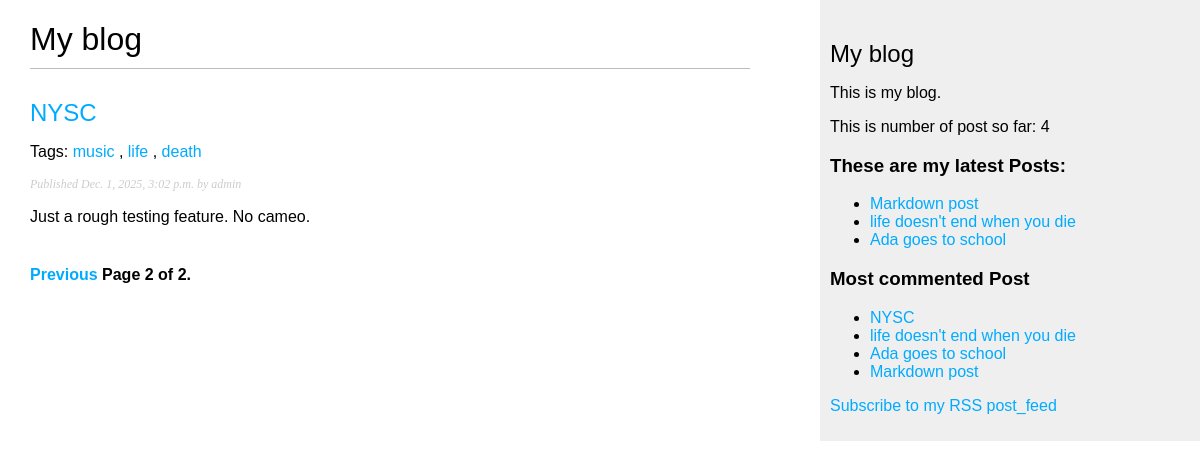
Screenshot of /blog/?page=2 with the database file from the repository.
### blog/models.py (models this page shows, shortened)
class Post(models.Model):
    class Status(models.TextChoices):
        DRAFT = 'DF', 'Draft'
        PUBLISHED = 'PB', 'Published'
    title = models.CharField(max_length=250)
    slug = models.SlugField(
        max_length=250,
        unique_for_date="publish")
    author = models.ForeignKey(
        settings.AUTH_USER_MODEL, #if any author is deleted all his post will be deleted
        on_delete = models.CASCADE,
        related_name = 'blog_posts')
    body = models.TextField()
    publish = models.DateTimeField(default=timezone.now)
    created = models.DateTimeField(auto_now_add= True)
    updated = models.DateTimeField(auto_now= True)
    status = models.CharField(
        max_length = 2,
        choices= Status,
        default = Status.DRAFT
    )
    objects = models.Manager() # this is our default manager, it gets called even if it doesn't get called
    published = PublishedManager()
    tags = TaggableManager()
    class Meta:
        ordering = ['-publish']
        indexes = [
            models.Index(fields = ['-publish']),
        ]
    def get_absolute_url(self):
        return reverse(
            "blog:post_detail",
            args= [
                self.publish.year,
                self.publish.month,
                self.publish.day,
                self.slug
                ]
            )

### blog/views.py (the view)
# urls.py: path("", views.post_list, name="post_list"),
def post_list(request, tag_slug = None):
    post_lists = Post.published.all()
    tag = None
    if tag_slug:
        tag = get_object_or_404(Tag, slug = tag_slug)
        post_lists = post_lists.filter(tags__in = [tag])
    paginator = Paginator(post_lists, 3)
    page_number = request.GET.get('page')
    try:
       posts = paginator.page(page_number)
    except PageNotAnInteger:
        posts = paginator.page(1)
    except EmptyPage:
        posts = paginator.page(paginator.num_pages)
    return render(
        request,
        'blog/post/list.html',
        {"posts": posts,
         "tag": tag}
    )

### blog/models.py (called while the page is built)
    def get_queryset(self):
        return(
            super().get_queryset().filter(status = Post.Status.PUBLISHED)
        )

### blog/templatetags/blog_tags.py (called while the page is built)
@register.simple_tag
def total_posts():
    return Post.published.count()

@register.simple_tag
def get_most_commented_post(count = 5):
    return Post.published.annotate(
        total_comments = Count("comments")
    ).order_by("-total_comments")[:count]

@register.inclusion_tag('blog/post/latest_posts.html')
def show_latest_posts(count = 5):
    latest_posts = Post.published.order_by("-publish")[:count]
    return {"latest_posts": latest_posts}

@register.filter(name = "markdown")
def markdown_format(text):
    return mark_safe(markdown.markdown(text))

### blog/templates/blog/post/list.html (shortened to what this page needs)
{% extends "blog/base.html" %}
{% load blog_tags %}
{% block content %}
    <h1>My blog</h1>
    {% for post in posts %}
        <h2>
            <a href="{{ post.get_absolute_url }}">
                {{ post.title }}
            </a>
        </h2>
        <p class = "tags">
            Tags:
            {% for tag in post.tags.all %}
                <a href = "{% url "blog:post_list_by_tag" tag.slug %}">
                    {{tag.name}}
                </a>{% if not forloop.last %}, {% endif %}
            {% endfor %}
        <p class="date">
            Published {{ post.publish }} by {{ post.author }}
        </p>
        {{ post.body|markdown|truncatewords_html:30 }}
    {% empty %}
        <p>No post here</p>
    {% endfor %}
    {% include 'pagination.html' with page=posts %}
{% endblock %}

### blog/templates/blog/base.html (shortened to what this page needs)
{% load blog_tags %}
{% load static %}
<!DOCTYPE html>
<html>
<head>
    <link href="{% static "css/blog.css" %}" rel="stylesheet">
</head>
<body>
    <div id="content">
        {% block content %} {% endblock %}
    </div>
    <div id="sidebar">
        <h2>My blog</h2>
        <p>This is my blog.</p>
        <p>This is number of post so far: {% total_posts %}</p>
        <h3>These are my latest Posts: </h3>
        {% show_latest_posts 3 %}
        <h3>Most commented Post</h3>
        {% get_most_commented_post as most_commented_posts %}
        <ul>
            {% for post in most_commented_posts  %}
                <li>
                    <a href="{{ post.get_absolute_url }}"> {{ post.title }}</a>
                </li>
            {% endfor %}
        </ul>
         <P>
            <a href= "{% url "blog:post_feed" %}">
                Subscribe to my RSS post_feed
            </a>
        </P>
    </div>
</body>
</html>

### blog/templates/blog/post/latest_posts.html
<ul>
    {% for post in latest_posts %}
        <li>
            <a href="{{ post.get_absolute_url }}">{{ post.title }}</a
        </li>
    {% endfor %}
</ul>

### blog/static/css/blog.css (style rules this page uses)
body { margin:0; padding:0; font-family:helvetica, sans-serif; }
a { color:#00abff; text-decoration:none; }
h1 { font-weight:normal; border-bottom:1px solid #bbb; padding:0 0 10px 0; }
h2 { font-weight:normal; margin:30px 0 0; }
#content { float:left; width:60%; padding:0 0 0 30px; }
#sidebar { float:right; width:30%; padding:10px; background:#efefef; height:100%; }
p.date { color:#ccc; font-family: georgia, serif; font-size: 12px; font-style: italic; }

### rows the page displays
Post: title "NYSC", publish "Dec. 1, 2025, 3:02 p.m.", author "admin", body "Just a rough testing feature. No cameo."
Tag: name "music"
Tag: name "life"
Tag: name "death"
Post: title "Markdown post"
Post: title "life doesn't end when you die"
Post: title "Ada goes to school"

### other values shown
{{ page.number }} "2"
{{ page.paginator.num_pages }} "2"
